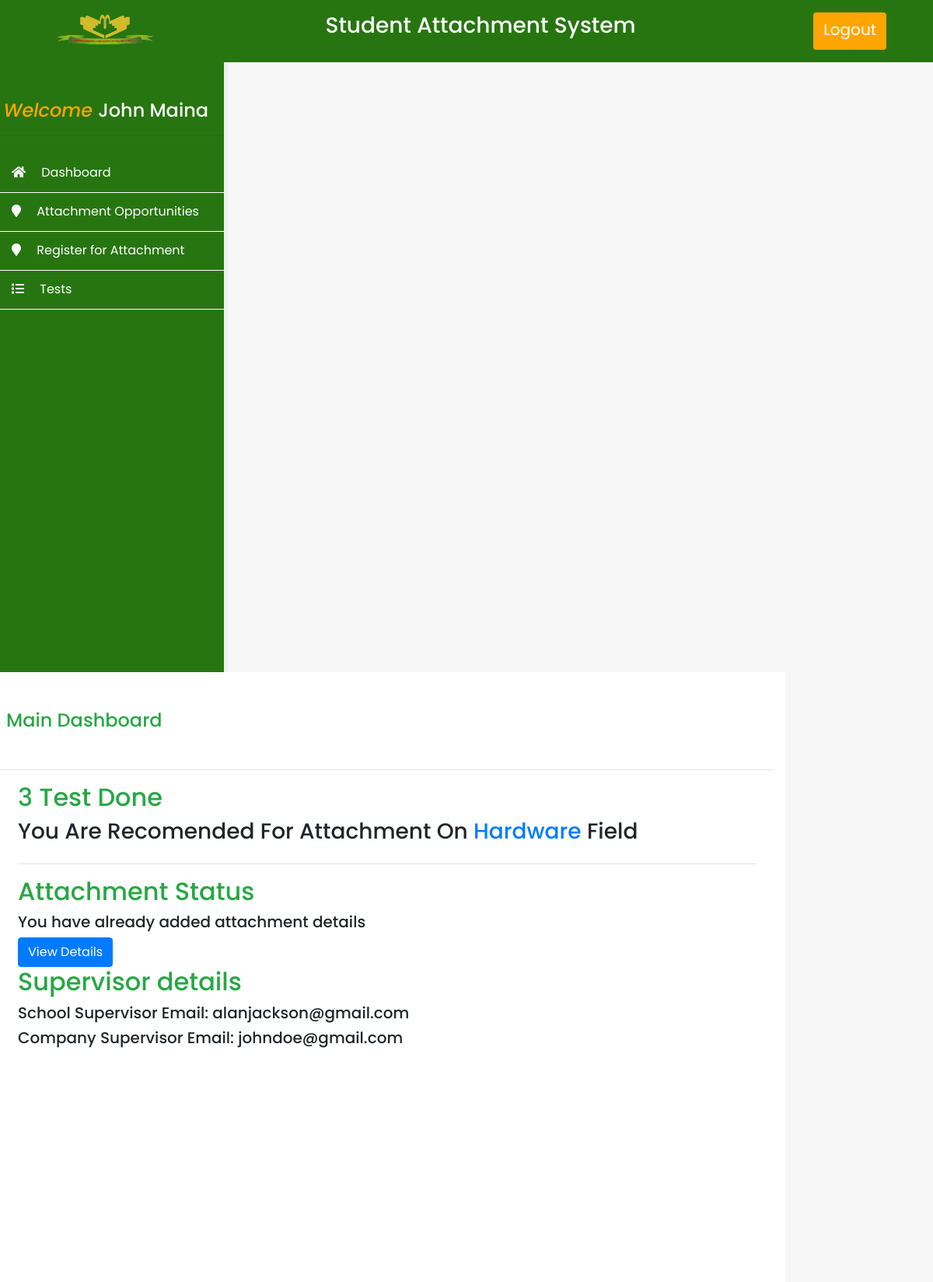
The page /users/student/index.php (signed in) on the database its author committed.
### tables this page shows
CREATE TABLE `students` (
  `id` int(11) NOT NULL,
  `uniqueid` varchar(255) NOT NULL,
  `fname` varchar(255) NOT NULL,
  `lname` varchar(255) NOT NULL,
  `regno` varchar(255) NOT NULL,
  `password` varchar(255) NOT NULL,
  `supervisor` varchar(200) NOT NULL DEFAULT '',
  `csupervisor` varchar(200) NOT NULL DEFAULT '',
  `course` varchar(200) NOT NULL,
  `year` int(11) NOT NULL
);

### users/student/myFunctions.php (called while the page is built, shortened)
<?php
function testsDone($sid)
{
    include "includes/config.php";
    $result = mysqli_query($conn, "SELECT DISTINCT test FROM tbl_responses where student_id='$sid'");
    return mysqli_num_rows($result);
}
function calculateScore($test, $sid)
{
    include "includes/config.php";
    $score = 0;
    $result = mysqli_query($conn, "SELECT DISTINCT * FROM tbl_responses where test ='$test' and student_id='$sid'");
    while ($row = mysqli_fetch_assoc($result)) {
        $res = $row['response'];
        $quizno = $row['quizno'];
        $ansres = mysqli_query($conn, "SELECT DISTINCT * FROM tbl_answers where test ='$test' and quizno='$quizno'");
        while ($ansrow = mysqli_fetch_assoc($ansres)) {
            if ($ansrow['correct'] == 1) {
                if ($ansrow['answer'] == $res) {
                    $score++;
                }
            }
        }
    }
    return $score;
}
function getBestScored($sid)
{
    $hardwareScore = calculateScore("hardware", $sid);
    $softwareScore = calculateScore("software", $sid);
    $networkingScore = calculateScore("networking", $sid);
    if ($hardwareScore > $softwareScore && $hardwareScore > $networkingScore) {
        return "hardware";
    } else if ($softwareScore > $hardwareScore && $softwareScore > $networkingScore) {
        return "software";
    } else if ($networkingScore > $hardwareScore && $networkingScore > $softwareScore) {
        return "networking";
    } else if ($networkingScore > $hardwareScore && $networkingScore == $softwareScore) {
        return "networking and software";
    } else if ($hardwareScore > $networkingScore && $hardwareScore == $softwareScore) {
        return "hardware and software";
    } else if ($hardwareScore > $softwareScore && $hardwareScore == $networkingScore) {
        return "hardware and networking";
    } else {
        return "All";
    }
}
?>
<?php
function checkIfRegisteredAttachment($sid)
{
    include "includes/config.php";
    $result = mysqli_query($conn, "SELECT DISTINCT * FROM tbl_registered_attachments where studentid='$sid'");
    if (mysqli_num_rows($result) > 0) {
        return "true";
    }
    return "false";
}

### users/student/index.php (the view, shortened to what this page needs)
<?php
$sid  = $_SESSION['studentid'];
include "myFunctions.php";
$sql = mysqli_query($conn, "SELECT * FROM students WHERE uniqueid = '$sid' ");
if (mysqli_num_rows($sql) > 0) {
    $arr = mysqli_fetch_assoc($sql);
}
?>
<?php include "includes/header.php"; ?>
<section class="content row">
    <?php include "includes/sidebar.php"; ?>
    <div class="col col-sm-12 col-md-8 col-lg-10 main-content">
        <h4 class="text-success my-5 ml-2">Main Dashboard</h4>
        <hr>
        <div class="row m-2">
            <div class="col">
                <h2 class="text-success"><?php echo testsDone($sid) ?> Test Done</h2>
                <?php if (testsDone($sid) == 3) : ?>
                    <h3 style="text-transform: capitalize;">You are recomended for attachment on <span class="text-primary"><?php echo getBestScored($sid) ?></span> field</h3>
                <?php endif ?>
            </div>
            <div class="col col-12">
                <hr>
                <h2 class="text-success">Attachment Status</h2>
                <?php if (checkIfRegisteredAttachment($sid) == "true") : ?>
                    <h5>You have already added attachment details</h5>
                    <a href="registerattachment.php" class="btn btn-primary">View Details</a>
                    <h2 class="text-success">Supervisor details</h2>
                    <h5>School Supervisor Email: <?php
                                            if ($arr['supervisor'] != "") {
                                                echo $arr['supervisor'];
                                            } else {
                                                echo "Not Assigned Yet";
                                            }
                                            ?></h5>
                    <h5>Company Supervisor Email: <?php
                                            if ($arr['csupervisor'] != "") {
                                                echo $arr['csupervisor'];
                                            } else {
                                                echo "Not Assigned Yet";
                                            }
                                            ?></h5>
                <?php else : ?>
                    <h5>No attachment details have been added</h5>
                    <a href="registerattachment.php" class="btn btn-primary">Add Details</a>
                <?php endif ?>
            </div>
        </div>
    </div>
</section>
<?php include "includes/footer.php"; ?>

### users/student/includes/sidebar.php
<?php
include "config.php";
$sid  = $_SESSION['studentid'];
$result = $conn->query("SELECT * FROM students where uniqueid = '$sid' ");
$array = mysqli_fetch_assoc($result);
?>
<div class="col col-sm-12 col-md-4 col-lg-3 sidebar py-5">
    <h4 class="text-center welcome">
   <span> Welcome </span><?php echo $array['fname']." ".$array['lname']  ?>
    </h4>
    <hr>
    <div class="side-nav py-2">
        <a href="index.php" class="side-nav-item">
            <div> <i class="fa fa-home mr-3" aria-hidden="true"></i> Dashboard</div>
        </a>
        <a href="attachments.php" class="side-nav-item">
            <div><i class="fa fa-map-marker mr-3 text-white" aria-hidden="true"></i> Attachment Opportunities</div>
        </a>
        <a href="registerattachment.php" class="side-nav-item">
            <div><i class="fa fa-map-marker mr-3" aria-hidden="true"></i> Register for Attachment</div>
        </a>
        <a href="tests.php" class="side-nav-item">
            <div><i class="fa fa-list mr-3" aria-hidden="true"></i> Tests</div>
        </a>
    </div>
</div>

### users/student/css/index.css (style rules this page uses)
* { margin: 0; padding: 0; box-sizing: border-box; text-decoration: none; font-family: "Poppins", sans-serif; }
body { min-height: 100vh; background: #f7f7f7; overflow-x: hidden; }
.sidebar, .main-content { background-color: #fff; min-height: 98vh; }
.sidebar { border-right: 5px solid #eee; background-color: #277510; padding: 0px; }
.side-nav-item { margin: 0; height: 50px; display: flex; align-items: center; justify-content: left; color: #fff; padding-left: 20px; border-bottom: 1px solid #fff; padding: 20px; padding-left: 30px; }
.side-nav-item div { font-size: 20; }
.sidebar .welcome { color: #fff; }
.sidebar .welcome span { color: orange; font-style: italic; }

### users/student/css/login.css (style rules this page uses)
*, a:hover { text-decoration: none; }

### rows shown on the page
students: fname "John", lname "Maina", supervisor "alanjackson@gmail.com", csupervisor "johndoe@gmail.com"

### other values the page prints
testsDone($sid) "3"
getBestScored($sid) "Hardware"
